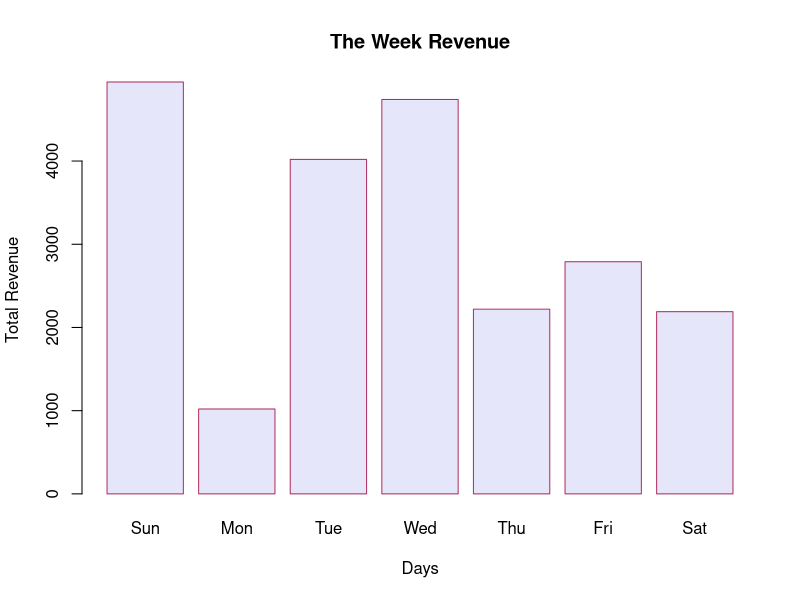

This figure's R source:
# Cost for adults and children
ticket_cost <- 60
ticket_cost_child <- 30
# List 5 of your favorite movies
movies <- c('Toy Story', 'Another Round', 'captain phillips',
            'once upon a time','The Assistant') 
#n_movies <- 5
# How many screens does the theater have? (assume 1 per movie)
screens <- 5
# How many seats does each theater hold
seats <- 100 
week_days <- rep(0, 7)  # Store totals for each day

# iterate through the week
for (i in 1:length(week_days)) {
  
  # Keep track of total revenue for the day
  Total_revenue <- 0
  
  # iterate through the amount of screens on a particular day
  for (j in 1:length(screens)) {
    
    # Calculate  how many adults and children are watching the movie
    visitors_adults <- sample(seats, 1)
    visitors_children <- sample((seats - visitors_adults), 1)
    
    # Calculate the revenue for adults and children
    Total_revenue_adult = visitors_adults * ticket_cost 
    Total_revenue_children = visitors_children * ticket_cost_child
    
    # Calculate revenue, and add to running total for the day
    Total_revenue = Total_revenue_adult + Total_revenue_children + Total_revenue
    print(Total_revenue)
  }
  week_days[i] <- Total_revenue
}
print (week_days)
highest_revenue_day = max(which.max(week_days))
cat("Revenue was the highest in the day:", highest_revenue_day)

week_day = c("Sun", "Mon", "Tue", "Wed", "Thu", "Fri", "Sat")
barplot(week_days, names.arg = week_day, col = "lavender", border = "maroon",
        xlab = "Days", ylab = "Total Revenue", main = "The Week Revenue")
order(week_day, decreasing=TRUE)